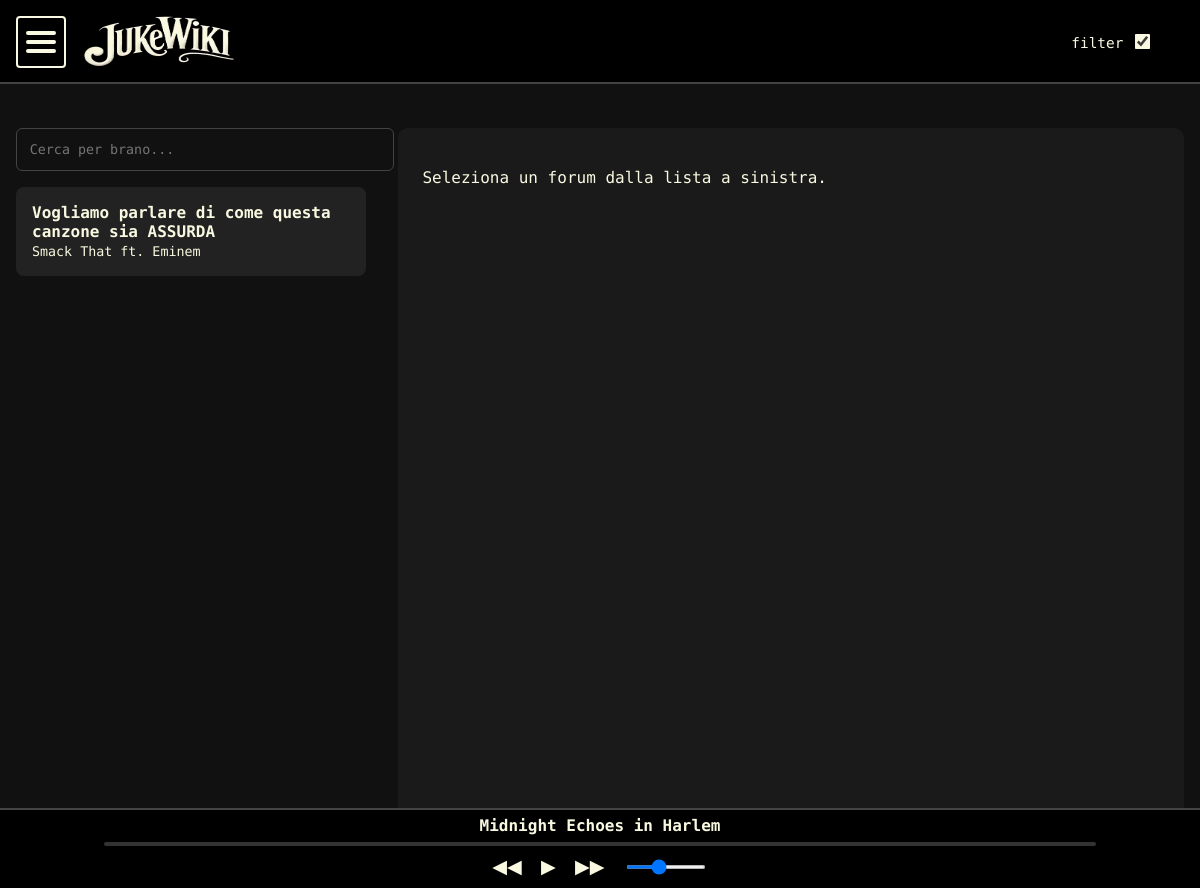
Page /forums/ on the committed database.
### core/models.py (models this page shows, shortened)
class Forum(models.Model):
    titolo = models.CharField(max_length=100)
    brano = models.CharField(max_length=100)
    creatore = models.ForeignKey(User, on_delete=models.CASCADE)
    data_creazione = models.DateTimeField(auto_now_add=True)
    descrizione = models.TextField()

### core/views.py (the view)
# urls.py: path('forums/', views.forums_view, name='forums'),
def forums_view(request):
    query = request.GET.get('search', '')
    if query:
        forums = Forum.objects.filter(brano__icontains=query)
    else:
        forums = Forum.objects.all()
    return render(request, 'forums.html', {'forums': forums, 'query': query})

### core/templates/forums.html (shortened to what this page needs)
{% extends 'base.html' %}
{% load static %}
{% block content %}
<div style="margin-top: 7rem; display: flex; padding: 1rem; gap: 2rem;">
  <div style="width: 30%;">
    <form method="get">
      <input type="text" id="forum-search" name="search" placeholder="Cerca per brano..." class="form-input"
             value="{{ query|default:'' }}" style="margin-bottom: 1rem;">
    </form>
    <div id="forum-list">
      {% for forum in forums %}
        <div class="contenuto-card forum-link" data-id="{{ forum.id }}">
          <strong>{{ forum.titolo }}</strong><br>
          <small>{{ forum.brano }}</small>
        </div>
      {% endfor %}
    </div>
  </div>
  <div id="forum-detail" style="flex-grow: 1; height: 78vh; overflow-y: auto; background-color: #1a1a1a; border-radius: 10px; padding: 1.5rem; padding-bottom: 6rem;">
    <p>Seleziona un forum dalla lista a sinistra.</p>
  </div>
</div>
{% endblock %}

### static/css/style.css (style rules this page uses)
body { margin: 0; font-family: 'Share Tech Mono', monospace; background: #111; color: #F9F9E1; overflow-x: hidden; }
.form-input { width: 100%; padding: 0.8rem; border-radius: 6px; border: 1px solid #444; background-color: #111; color: #F9F9E1; font-family: 'Share Tech Mono', monospace; }
.contenuto-card { margin-bottom: 1rem; background: #222; padding: 1rem; border-radius: 8px; }
#forum-detail h1, #forum-detail h3, #forum-detail p { margin-bottom: 1rem; }

### rows in the picture
Forum: titolo "Vogliamo parlare di come questa canzone sia ASSURDA", brano "Smack That ft. Eminem"
